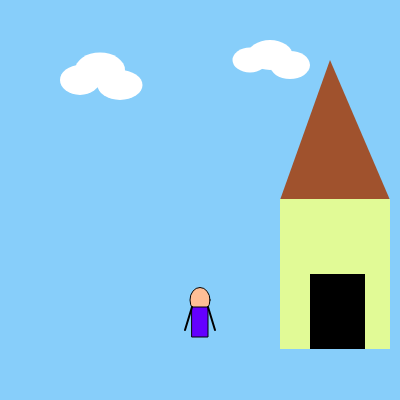
Frame 1 (no input)
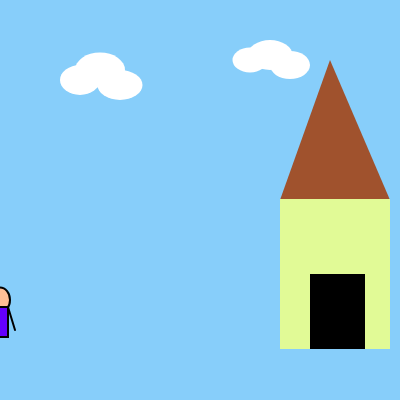
Frame 60 (no input)
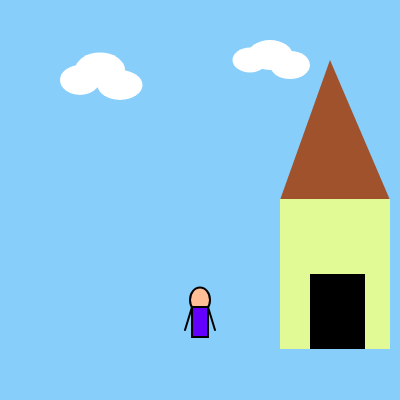
Frame 120 (the mouse pressed at the canvas centre since frame 60)

The p5.js sketch that drew these frames (run headless with seeded random() and noise() and a simulated clock; from frame 60 on, the mouse is pressed at the canvas centre):

// p5.js sketch
// ── sketch.js
function setup() {
  createCanvas(400, 400);
  man = new man()
}

function draw() {
  let insideHouse = man.x>280 && man.x< 390
  if (insideHouse){
    background(0);
  }
  else{
    background(135,206,250);
  }
  if (!insideHouse) {
    // 3 fluffy white clouds
    fill(255);
    noStroke();
    ellipse(80, 80, 40, 30);
    ellipse(100, 70, 50, 35);
    ellipse(120, 85, 45, 30);
    
    ellipse(250, 60, 35, 25);
    ellipse(270, 55, 45, 30);
    ellipse(290, 65, 40, 28);
  } else {
    // 20 twinkling stars
    fill(255, 255, 200);
    noStroke();
    for(let i = 0; i < 5; i++) {
      ellipse(random(400), random(100), 5, 5);
    }
  }
  fill(160,82,45);
  triangle(330, 60,280, 200,390, 200);//roof
  fill(225, 250, 150);
  rect(280,199,110,150);//body of the house
  fill(0);
  rect(310,274,55,75);//door
  man.show();
  man.move();
}

class man{
  constructor(){
    this.x=200;
    this.y=300;
  }
 show(){
   stroke(2)
    fill(255,190,150);
  ellipse(this.x,this.y, 20, 25);
   fill(100,0,255);
   rect(this.x-8,this.y+7,16,30);
   stroke(0)
   strokeWeight(2)
    noFill();
   line(this.x-8, this.y+7, this.x-15, this.y+30);
   line(this.x+8, this.y+7,this.x+15,this.y+30)
 }

 move(){
  this.x= mouseX;
  this.y=300;
  }
}
